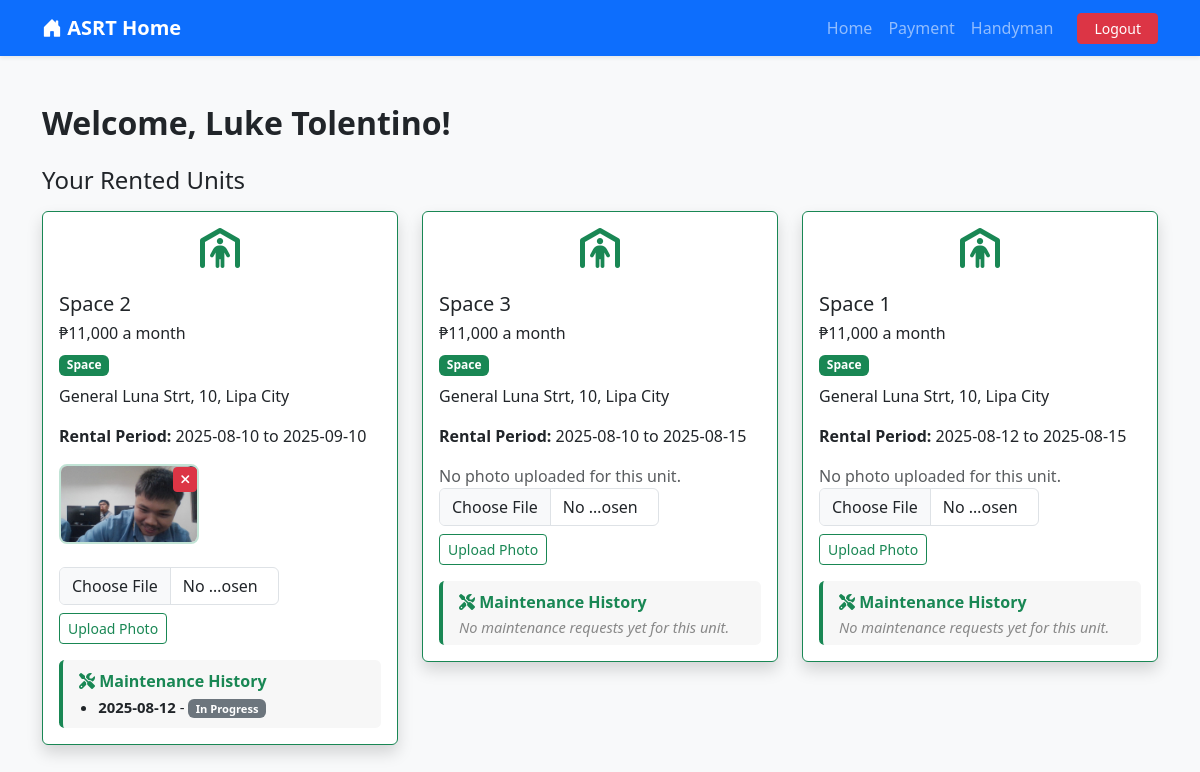
The app's page /dashboard.php (signed in) with its own data.
### tables this page shows
CREATE TABLE `client` (
  `Client_ID` int(11) NOT NULL,
  `Client_fn` varchar(255) DEFAULT NULL COMMENT 'First name',
  `Client_ln` varchar(255) DEFAULT NULL COMMENT 'Last name',
  `Client_Email` varchar(255) NOT NULL COMMENT 'Email address',
  `Client_Phone` varchar(20) DEFAULT NULL COMMENT 'Phone number',
  `C_username` varchar(50) NOT NULL COMMENT 'Username (unique)',
  `C_password` varchar(255) NOT NULL COMMENT 'Password (hashed)',
  `Status` enum('Active','Inactive') NOT NULL DEFAULT 'Active' COMMENT 'Account status'
);

CREATE TABLE `space` (
  `Space_ID` int(11) NOT NULL,
  `Name` varchar(255) DEFAULT NULL,
  `SpaceType_ID` int(11) DEFAULT NULL,
  `UA_ID` int(11) DEFAULT NULL,
  `Street` varchar(255) DEFAULT NULL,
  `Brgy` varchar(255) DEFAULT NULL,
  `City` varchar(255) DEFAULT NULL,
  `Photo` varchar(255) DEFAULT NULL,
  `Price` decimal(10,2) DEFAULT NULL,
  `Flow_Status` varchar(10) NOT NULL DEFAULT 'new'
);

CREATE TABLE `spacetype` (
  `SpaceType_ID` int(11) NOT NULL,
  `SpaceTypeName` varchar(255) DEFAULT NULL
);

CREATE TABLE `maintenancerequest` (
  `Request_ID` int(11) NOT NULL,
  `Client_ID` int(11) DEFAULT NULL,
  `Space_ID` int(11) DEFAULT NULL,
  `Handyman_ID` int(11) DEFAULT NULL,
  `RequestDate` date DEFAULT NULL,
  `Status` varchar(50) DEFAULT NULL
);

### database/database.php (called while the page is built, shortened)
<?php
class Database {
    private $host = "localhost";
    private $dbname = "asrp";
    private $user = "root";
    private $pass = "";
    private $pdo;
    public function __construct() {
        $dsn = "mysql:host={$this->host};dbname={$this->dbname};charset=utf8mb4";
        $options = [
            PDO::ATTR_ERRMODE            => PDO::ERRMODE_EXCEPTION,
            PDO::ATTR_DEFAULT_FETCH_MODE => PDO::FETCH_ASSOC,
            PDO::ATTR_EMULATE_PREPARES   => false,
        ];
        try {
            $this->pdo = new PDO($dsn, $this->user, $this->pass, $options);
        } catch (PDOException $e) {
            die("Database connection failed: " . $e->getMessage());
        }
    }
    protected function runQuery($sql, $params = [], $fetchAll = false) {
        try {
            $stmt = $this->pdo->prepare($sql);
            $stmt->execute($params);
            return $fetchAll ? $stmt->fetchAll() : $stmt->fetch();
        } catch (PDOException $e) { return false; }
    }
    public function getUnitPhotosForClient($client_id) {
    $sql = "SELECT Space_ID, BusinessPhoto1, BusinessPhoto2, BusinessPhoto3, BusinessPhoto4, BusinessPhoto5
            FROM clientspace
            WHERE Client_ID = ?";
    $stmt = $this->pdo->prepare($sql);
    $stmt->execute([$client_id]);
    $photos = [];
    while ($row = $stmt->fetch(PDO::FETCH_ASSOC)) {
        $photos[$row['Space_ID']] = array_values(array_filter([
            $row['BusinessPhoto1'],
            $row['BusinessPhoto2'],
            $row['BusinessPhoto3'],
            $row['BusinessPhoto4'],
            $row['BusinessPhoto5'],
        ]));
    }
    return $photos;
}
    public function getClientDetails($client_id) {
        $sql = "SELECT Client_fn, Client_ln, C_username FROM client WHERE Client_ID = ?";
        return $this->runQuery($sql, [$client_id]);
    }
    public function getRentedUnits($client_id) {
        $sql = "SELECT s.Space_ID, s.Name, s.Price, st.SpaceTypeName, s.Street, s.Brgy, s.City,
                    sa.StartDate, sa.EndDate
                FROM clientspace cs
                JOIN space s ON cs.Space_ID = s.Space_ID
                LEFT JOIN spacetype st ON s.SpaceType_ID = st.SpaceType_ID
                LEFT JOIN spaceavailability sa ON sa.Space_ID = s.Space_ID
                    AND sa.Status = 'Occupied'
                    AND sa.EndDate = (
                        SELECT MAX(sa2.EndDate) FROM spaceavailability sa2
                        WHERE sa2.Space_ID = s.Space_ID AND sa2.Status = 'Occupied'
                    )
                WHERE cs.Client_ID = ?
                ORDER BY sa.EndDate DESC";
        return $this->runQuery($sql, [$client_id], true);
    }
    public function getMaintenanceHistoryForUnits(array $unit_ids, $client_id) {
        $placeholders = implode(',', array_fill(0, count($unit_ids), '?'));
        $sql = "SELECT Space_ID, RequestDate, Status
                FROM maintenancerequest
                WHERE Client_ID = ? AND Space_ID IN ($placeholders)
                ORDER BY RequestDate DESC LIMIT 5";
        $params = array_merge([$client_id], $unit_ids);
        $history = $this->runQuery($sql, $params, true);
        $groupedHistory = [];
        if ($history) {
            foreach ($history as $item) {
                $groupedHistory[$item['Space_ID']][] = $item;
            }
        }
        return $groupedHistory;
    }
}
?>

### dashboard.php (the view, shortened to what this page needs)
<?php
require 'database/database.php';
$db = new Database();
$client_id = $_SESSION['client_id'];
$client_details = $db->getClientDetails($client_id);
if ($client_details && is_array($client_details)) {
    $first_name = $client_details['Client_fn'] ?? '';
    $last_name = $client_details['Client_ln'] ?? '';
    $username = $client_details['C_username'] ?? '';
    $client_display = trim("$first_name $last_name") ?: $username;
} else {
    $client_display = "Unknown User";
}
$rented_units = $db->getRentedUnits($client_id);
$unit_ids = !empty($rented_units) ? array_column($rented_units, 'Space_ID') : [];
$maintenance_history = $db->getMaintenanceHistoryForUnits($unit_ids, $client_id);
$unit_photos = $db->getUnitPhotosForClient($client_id);
?>
<!doctype html>
<html lang="en">
<head>
  <link href="https://cdn.jsdelivr.net/npm/bootstrap@5.3.6/dist/css/bootstrap.min.css" rel="stylesheet">
  <link rel="stylesheet" href="https://cdn.jsdelivr.net/npm/bootstrap-icons@1.11.3/font/bootstrap-icons.css">
  <link rel="stylesheet" href="https://cdnjs.cloudflare.com/ajax/libs/font-awesome/6.5.2/css/all.min.css">
</head>
<body class="bg-light">
<nav class="navbar navbar-expand-lg navbar-dark bg-primary shadow-sm">
  <div class="container">
    <a class="navbar-brand fw-bold" href="index.php">
      <i class="bi bi-house-door-fill"></i> ASRT Home
    </a>
    <div class="collapse navbar-collapse" id="navbarNav">
      <ul class="navbar-nav ms-auto align-items-center">
        <li class="nav-item">
          <a class="nav-link" href="index.php">Home</a>
        </li>
        <li class="nav-item">
          <a class="nav-link" href="invoice_history.php">Payment</a>
        </li>
        <li class="nav-item">
          <a class="nav-link" href="handyman_type.php">Handyman</a>
        </li>
        <li class="nav-item ms-lg-3">
          <form action="logout.php" method="post" class="d-inline">
            <button type="submit" class="btn btn-danger btn-sm px-3">Logout</button>
          </form>
        </li>
      </ul>
    </div>
  </div>
</nav>
<div class="container mt-5">
  <div class="d-flex justify-content-between align-items-center mb-4">
    <h2 class="fw-bold mb-0">Welcome, <?= htmlspecialchars($client_display) ?>!</h2>
  </div>
  <h4 class="mb-3">Your Rented Units</h4>
  <div class="row">
  <?php if ($rented_units): ?>
    <?php foreach ($rented_units as $rent):
      $photos = $unit_photos[$rent['Space_ID']] ?? [];
    ?>
      <div class="col-lg-4 col-md-6 mb-4">
        <div class="card border-success shadow">
          <div class="text-center pt-3">
            <i class="fa-solid fa-person-shelter unit-icon"></i>
          </div>
          <div class="card-body">
            <h5><?= htmlspecialchars($rent['Name']) ?></h5>
            <h6>₱<?= number_format($rent['Price'], 0) ?> a month</h6>
            <span class="badge bg-success mb-2"><?= htmlspecialchars($rent['SpaceTypeName']) ?></span>
            <p><?= htmlspecialchars($rent['Street']) ?>, <?= htmlspecialchars($rent['Brgy']) ?>, <?= htmlspecialchars($rent['City']) ?></p>
            <p class="mb-0"><b>Rental Period:</b> <?= htmlspecialchars($rent['StartDate']) ?> to <?= htmlspecialchars($rent['EndDate']) ?></p>
            <div class="mt-3 mb-2">
              <?php if ($photos): ?>
                  <div class="mb-2 d-flex flex-wrap">
                    <?php foreach ($photos as $photo): ?>
                      <div class="photo-thumb">
                        <img src="uploads/unit_photos/<?= htmlspecialchars($photo) ?>" class="unit-photo" alt="Unit Photo">
                        <form method="post">
                          <button type="submit" name="delete_unit_photo" class="btn btn-danger btn-sm"
                            onclick="return confirm('Delete this photo?');"><i class="fa fa-times"></i></button>
                        </form>
                      </div>
                    <?php endforeach; ?>
                  </div>
              <?php else: ?>
                  <span class="text-muted mb-2">No photo uploaded for this unit.</span>
              <?php endif; ?>
              <?php if (count($photos) < 5): ?>
              <form method="post" enctype="multipart/form-data" class="d-flex flex-column align-items-start">
                <input type="file" name="unit_photo" accept="image/*" class="form-control mb-2" style="max-width: 220px;" required>
                <button type="submit" name="upload_unit_photo" class="btn btn-outline-success btn-sm">
                  Upload Photo
                </button>
              </form>
              <?php endif; ?>
            </div>
            <div class="maintenance-history mt-3">
              <h6><i class="fa-solid fa-screwdriver-wrench"></i> Maintenance History</h6>
              <?php if (isset($maintenance_history[$rent['Space_ID']])): ?>
                <ul>
                  <?php foreach ($maintenance_history[$rent['Space_ID']] as $mh): ?>
                  <li>
                    <b><?= htmlspecialchars($mh['RequestDate']) ?></b> -
                    <span class="badge bg-<?= ($mh['Status']=='Completed'?'success':'secondary') ?>"><?= htmlspecialchars($mh['Status']) ?></span>
                  </li>
                  <?php endforeach; ?>
                </ul>
              <?php else: ?>
                <div class="no-history">No maintenance requests yet for this unit.</div>
              <?php endif; ?>
            </div>
          </div>
        </div>
      </div>
    <?php endforeach; ?>
  <?php else: ?>
    <div class="col-12 text-center"><div class="alert alert-warning">You have no active rentals.</div></div>
  <?php endif; ?>
  </div>
</div>
</body>
</html>

### dashboard.php (style rules this page uses)
.unit-icon { font-size: 2.5rem; color: #198754; margin-bottom: 8px; }
.unit-photo { width: 100%; max-width: 140px; max-height: 110px; object-fit: cover; border-radius: 8px; margin-bottom: 8px; border: 2px solid #c1e3d5; }
.maintenance-history { font-size: 0.93rem; background: #f7f7f7; border-radius: 0.35rem; padding: 0.75rem 1rem 0.4rem 1rem; margin-top: 0.7rem; border-left: 4px solid #198754; }
.maintenance-history h6 { font-size: 1rem; font-weight: 600; margin-bottom: 0.3rem; color: #198754; }
.maintenance-history ul { padding-left: 1.2rem; margin-bottom: 0.1rem; }
.maintenance-history li { margin-bottom: 0.2rem; }
.maintenance-history .no-history { color: #888; font-style: italic; font-size: 0.98em; }
.photo-thumb { position:relative; display:inline-block; margin-right:7px; margin-bottom:7px; }
.photo-thumb form { position:absolute; top:2px; right:2px; }
.photo-thumb .btn { padding:2px 6px; font-size:0.8rem; }

### records on screen
client: client_display "Luke Tolentino"
space: Name "Space 2", Price "11,000", SpaceType_ID.SpaceTypeName "Space", Street "General Luna Strt", Brgy "10", City "Lipa City", StartDate "2025-08-10", EndDate "2025-09-10"
maintenancerequest: RequestDate "2025-08-12", Status "In Progress"
space: Name "Space 3", Price "11,000", SpaceType_ID.SpaceTypeName "Space", Street "General Luna Strt", Brgy "10", City "Lipa City", StartDate "2025-08-10", EndDate "2025-08-15", shows "No photo uploaded for this unit.", shows "No maintenance requests yet for this unit."
space: Name "Space 1", Price "11,000", SpaceType_ID.SpaceTypeName "Space", Street "General Luna Strt", Brgy "10", City "Lipa City", StartDate "2025-08-12", EndDate "2025-08-15", shows "No photo uploaded for this unit.", shows "No maintenance requests yet for this unit."
